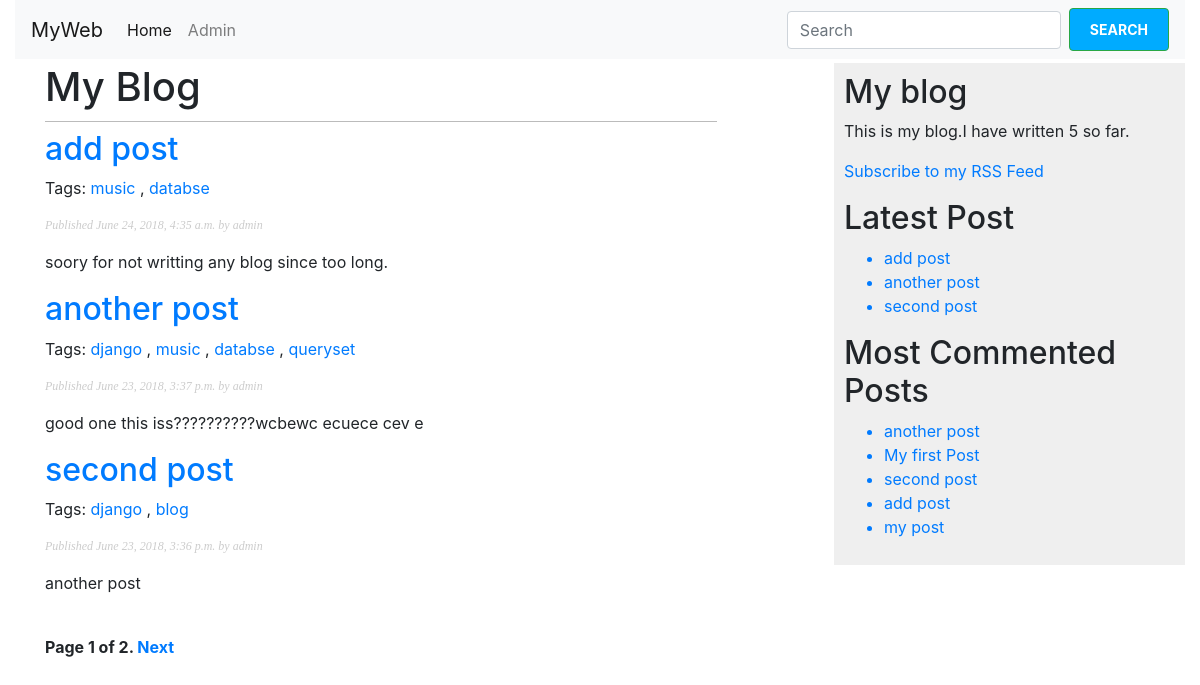
The page / on the database its author committed.
### blog/models.py (models this page shows, shortened)
class Post(models.Model):
	title = models.CharField(max_length=250)
	slug = models.SlugField(max_length=250, unique_for_date='publish')
	body = models.TextField()
	author = models.ForeignKey(User, related_name='blog_posts', on_delete=models.CASCADE)
	publish = models.DateTimeField(default=timezone.now)
	created = models.DateTimeField(auto_now_add=True)
	updated = models.DateTimeField(auto_now=True)
	status = models.CharField(max_length=10, choices=CHOICES, default='draft')
	tags = TaggableManager()
	class Meta:
		ordering = ('-publish',)
		verbose_name = 'POST'
		verbose_name_plural = 'POSTS'
	def get_absolute_url(self):
		return reverse('blog:post_detail', args=[self.publish.year, self.publish.strftime('%m'), self.publish.strftime('%d'), self.slug])

### blog/views.py (the view)
# urls.py: path('', views.post_list, name='post_list'),
def post_list(request, tag_slug=None, data=None):
	if data == 'yes':
		query = request.GET.get('q')
		object_list = Post.objects.filter(Q(title__icontains=query) | Q(body__icontains=query))
	else:
		object_list = Post.objects.filter(status='published')
	tag = None
	if tag_slug:
		tag = get_object_or_404(Tag, slug=tag_slug)
		object_list = object_list.filter(tags__in=[tag])
	paginator = Paginator(object_list, 3)
	page = request.GET.get('page')
	try:
		posts = paginator.page(page)
	except PageNotAnInteger:
		posts = paginator.page(1)
	except EmptyPage:
		posts = paginator.page(paginator.num_pages)
	total_posts = Post.objects.count()
	latest_posts = Post.objects.filter(status='published').order_by('-publish')[:3]
	most_comment = Post.objects.annotate(total=Count('comments')).order_by('-total')[:5]
	context = {'page': page, 'posts': posts, 'tag': tag, 'total_posts': total_posts, 'latest_posts': latest_posts, 'most_comment': most_comment}
	return render(request, 'blog/post/list.html', context)

### blog/templates/blog/post/list.html (shortened to what this page needs)
{% extends "blog/base.html" %}
{% block content %}
    <h1>My Blog</h1>
    {% for post in posts %}
        <h2><a href="{{ post.get_absolute_url }}">{{ post.title }}</a></h2>
        <p class="tags">
            Tags:
            {% for tag in post.tags.all %}
                <a href="{% url 'blog:post_list_by_tags' tag.slug %}">{{ tag.name }}</a>
                {% if not forloop.last %}, {% endif %}
            {% endfor %}
        </p>
        <p class="date">Published {{ post.publish }} by {{ post.author }}</p>
        {{ post.body|truncatewords:10|linebreaks }}
    {% endfor %}
    {% include 'pagination.html' with page=posts %}
{% endblock %}
{% block sidebar %}
{% include 'blog/post/sidebar.html' with total_posts=total_posts latest_posts=latest_posts most_comment=most_comment %}
{% endblock %}

### blog/templates/blog/base.html (shortened to what this page needs)
{% load staticfiles %}
<!DOCTYPE html>
<html>
<head>
    <link href="{% static 'blog.css' %}" rel="stylesheet">
    <link rel="stylesheet" href="https://stackpath.bootstrapcdn.com/bootstrap/4.1.1/css/bootstrap.min.css">
</head>
<body>
    <div class="container-fluid">
      <nav class="navbar navbar-expand-lg navbar-light bg-light">
      <a class="navbar-brand" href="{% url 'blog:post_list' %}">MyWeb</a>
      <div class="collapse navbar-collapse" id="navbarSupportedContent">
        <ul class="navbar-nav mr-auto">
          <li class="nav-item active">
            <a class="nav-link" href="{% url 'blog:post_list' %}">Home <span class="sr-only">(current)</span></a>
          </li>
          <li class="nav-item">
            <a class="nav-link" href="/admin/">Admin</a>
          </li>
        </ul>
        <form action="{% url 'blog:search_post' 'yes' %}" method="get" class="form-inline my-2 my-lg-0">
          <input class="form-control mr-sm-2" type="text"  name="q" placeholder="Search" aria-label="Search">
          <input class="btn btn-outline-success my-2 my-sm-0" type="submit" value="Search">
        </form>
       </div>
       </nav>
    </div>
    <div class="mt-1 container-fluid">
        <div id="content">
            {% block content %}
            {% endblock %}
        </div>
        <div id="sidebar">
            {% block sidebar %}
            {% endblock %}
        </div>
    </div>
</body>
</html>

### blog/templates/pagination.html (shortened to what this page needs)
<div class="pagination">
    <span class="step-links">
        <span class="current">
            Page {{ page.number }} of {{ page.paginator.num_pages }}.
        </span>
        {% if page.has_next %}
            <a href="?page={{ page.next_page_number }}">Next</a>
        {% endif %}
    </span>
</div>

### blog/templates/blog/post/sidebar.html
    <h2>My blog</h2>
    <p>This is my blog.I have written {{ total_posts }} so far.</p>
    <p><a href="{% url 'blog:post_feed' %}">Subscribe to my RSS Feed</a></p>
    <h2>Latest Post</h2>
    <ul>
        {% for l in latest_posts %}
            <a href="{{ l.get_absolute_url }}"><li>{{ l.title }}</li></a>
        {% endfor %}
    </ul>
    <h2>Most Commented Posts</h2>
    <ul>
        {% for m in most_comment %}
            <a href="{{ m.get_absolute_url }}"><li>{{ m.title }}</li></a>
        {% endfor %}
    </ul>

### blog/static/blog.css (style rules this page uses)
body { margin:0; padding:0; font-family:helvetica, sans-serif; }
a { color:#00abff; text-decoration:none; }
h1 { font-weight:normal; border-bottom:1px solid #bbb; padding:0 0 10px 0; }
h2 { font-weight:normal; margin:30px 0 0; }
#content { float:left; width:60%; padding:0 0 0 30px; }
#sidebar { float:right; width:30%; padding:10px; background:#efefef; height:100%; }
p.date { color:#ccc; font-family: georgia, serif; font-size: 12px; font-style: italic; }
.pagination { margin:40px 0; font-weight:bold; }
input, textarea { clear:both; float:left; margin:0 0 10px; background:#ededed; border:0; padding:6px 10px; font-size:12px; }
input[type=submit] { font-weight:bold; background:#00abff; color:#fff; padding:10px 20px; font-size:14px; text-transform:uppercase; }

### rows shown on the page
Post: title "add post", publish "June 24, 2018, 4:35 a.m.", author "admin", body "soory for not writting any blog since too long."
Tag: name "music"
Tag: name "databse"
Post: title "another post", publish "June 23, 2018, 3:37 p.m.", author "admin", body "good one this iss??????????wcbewc ecuece cev e"
Tag: name "django"
Tag: name "queryset"
Post: title "second post", publish "June 23, 2018, 3:36 p.m.", author "admin", body "another post"
Tag: name "blog"
Post: title "My first Post"
Post: title "my post"

### other values the page prints
{{ page.number }} "1"
{{ page.paginator.num_pages }} "2"
{{ total_posts }} "5"
